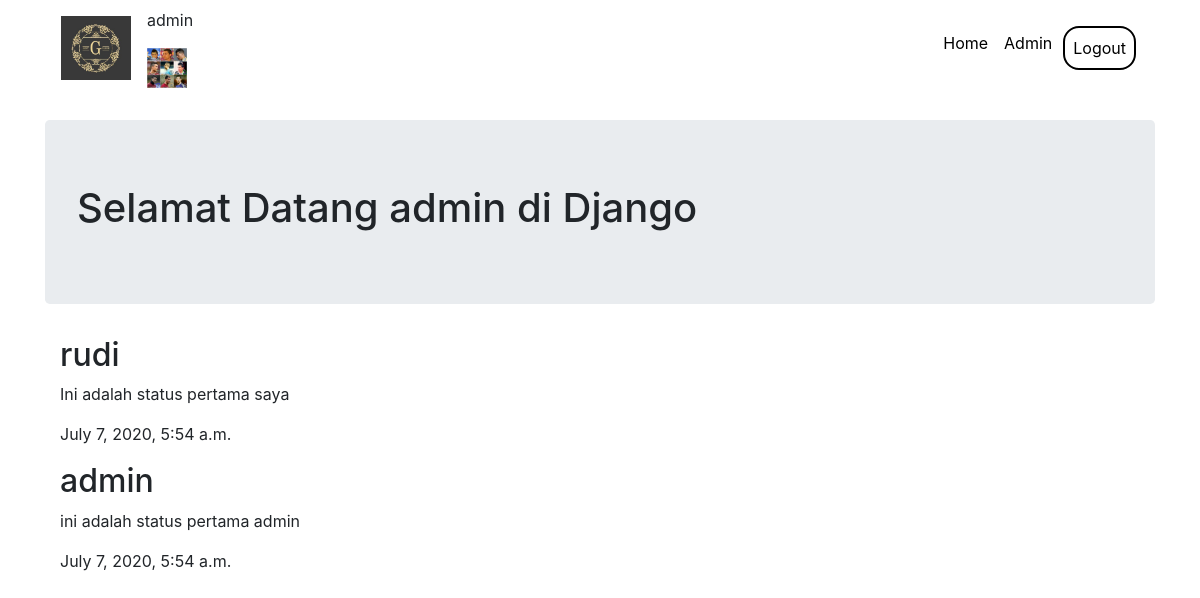
Screenshot of / (signed in) with the database file from the repository.
### blog/models.py (models this page shows, shortened)
class Usermasuk (models.Model):
    nama_user_masuk = models.ForeignKey(User, on_delete=models.CASCADE,related_name='semua_user_masuk')
    poto_profil     = models.ImageField(upload_to='profil/', default='', null=True, blank=True)
    email           = models.EmailField(max_length=254)
    jenis_kelamin   = models.CharField(max_length=10)
    def __str__(self):
        return str(self.nama_user_masuk)

class Post(models.Model):
    nama          = models.ForeignKey(Usermasuk, on_delete=models.CASCADE, related_name='semua_postingan')
    status        = models.TextField()
    gambar        = models.ImageField(upload_to='images/', default='', null=True, blank=True)
    waktu_posting = models.DateTimeField(auto_now=True, auto_now_add=False)

### blog/views.py (the view)
# urls.py: path('', views.index, name='index'),
def index(request):
    posts = Post.objects.all();
    usermasuks = Usermasuk.objects.all();
    context = {
        'title':'index',
        'posts':posts,
        'user_masuk':usermasuks
    }
    return render(request,'blog/index.html',context)

### blog/templates/blog/index.html (shortened to what this page needs)
<!DOCTYPE html>
{% load static %}
<html lang="en">
<head>
    <link rel="stylesheet" href="{% static 'style/css/bootstrap.css' %}">
    <link rel="stylesheet" href="{% static 'style/css/style2.css' %}">
</head>
<body>
<div class="container">
    <nav class="navbar navbar-expand ">
        <div class="navbar-brand">
            <img width="70px" src="{% static 'logo/best.jpg' %}" alt="">
        </div>
        <div>
            {% for usr in user.semua_user_masuk.all  %}
                <p>{{usr.nama_user_masuk}}</p>
                <img width="40px" src="{{usr.poto_profil.url}}" alt="">
            {% endfor %}
        </div>
        <ul class="navbar-nav margin-auto ml-auto">
            <li class="nav-item"><a class="nav-link" href="{% url 'blog:index' %}">Home</a></li>
            <li class="nav-item"><a class="nav-link" href="{% url 'admin:index' %}">Admin</a></li>
            {% if user.is_authenticated %}
            <li class="nav-item"><a class="nav-link tombol" href="{% url 'blog:logout_view' %}">Logout</a></li>
            {% else %}
            <li class="nav-item ml-lg-4"><a class="nav-link tombol" href="{% url 'blog:login_view' %}">Login</a></li>
            {% endif %}
        </ul>
    </nav><br>
    <div class="jumbotron">
        <h1>Selamat Datang {{user}} di Django</h1>
    </div>
    <div class="container">
        {% for post in posts  %}
            <h2>{{post.nama}}</h2>
            <p>{{post.status}}</p>
            <p>{{post.waktu_posting}}</p>
        {% endfor %}
    </div>
</div>
</body>
</html>

### static/style/css/style2.css (style rules this page uses)
a { color: black; }
.tombol { border: 2px solid black; margin: 3px; border-radius: 16px; }

### rows the page displays
Usermasuk: nama_user_masuk "admin", poto_profil (picture)
Post: nama "rudi", status "Ini adalah status pertama saya", waktu_posting "July 7, 2020, 5:54 a.m."
Post: nama "admin", status "ini adalah status pertama admin", waktu_posting "July 7, 2020, 5:54 a.m."

### other values shown
{{ user }} "admin"
